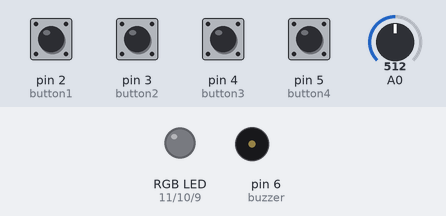
A sketch run on a simulated Arduino Uno, built with avr-gcc and run on an emulated ATmega328P. Shown: an RGB LED mixed from three pins (HIGH = lit), buzzer (waves = sounding). The test bench sets the inputs (shaded band); at power-on: pin 2 (button1), pin 3 (button2), pin 4 (button3), pin 5 (button4) HIGH, A0 = 512. Random numbers use the default seed unless the sketch sets one.

Above: at 1.2 s.
1.3 s: pin 2 (button1) pulled LOW for 0.15 s
At 1.53 s:
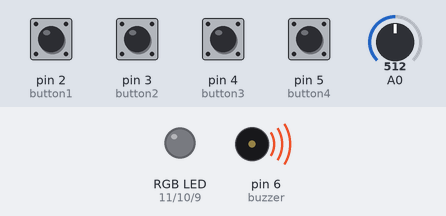
At 2.67 s:
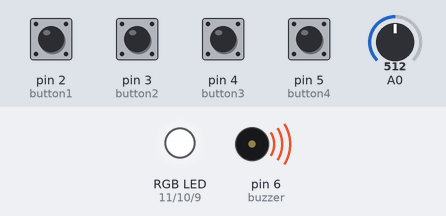
4.4 s: pin 2 (button1) pulled LOW for 1 s
6.9 s: pin 5 (button4) pulled LOW for 0.15 s
At 9.64 s:
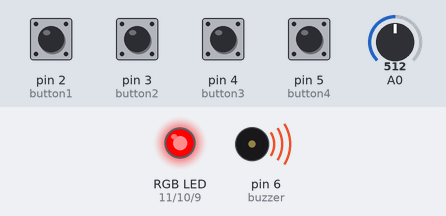
10.0 s: pin 5 (button4) pulled LOW for 1 s
Timing chart, 0 to 15.7 s (numbered marks = the images above; inputs shaded):
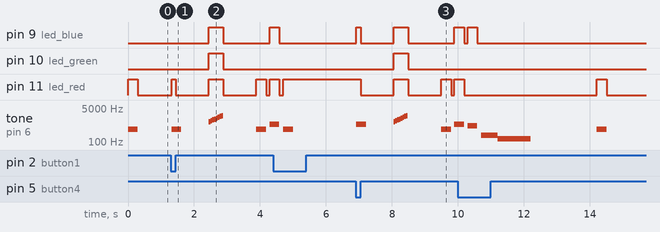

Measured:
- after the input at 1.3 s, pin 9 (led_blue): LOW → HIGH after 1.2 s, → LOW 0.44 s later, → HIGH 1.4 s later; pin 10 (led_green): LOW → HIGH after 1.2 s, → LOW 0.44 s later
- after the input at 6.9 s, pin 9 (led_blue): goes HIGH 0.13 s, LOW 1.0 s, HIGH 0.44 s, LOW 1.4 s, then HIGH, starting at once; pin 10 (led_green): LOW → HIGH after 1.2 s, → LOW 0.44 s later

The sketch:

simon_says.ino
```cpp
/*
Rainbow colour mixer
This sketch demonstrates:
Digital inputs
Simple funtion calls
Simulating analogue output using PWM (analogWrite)
Creating colours using RGB
Playing sounds using a piezo buzzer
Arrays to store multiple values
Random numbers
Simple state machine
*/

int led_red=11;
int led_green=10;
int led_blue=9;

int button1=2;
int button2=3;
int button3=4;
int button4=5;

int buzzer=6;
int button_state;

int state=0;
int sequence[50];
int note_count=0;
int note_to_play;
int note_duration=300;             // this is the number of milliseconds each note will last for
int pause_between_notes=100;       // so we can hear two notes of the same pitch, one after the other
int notes[5]={0,440,554,659,784};  // table of notes in an A7 major chord
int trill[8]={1046,1174,1319,1397,1568,1760,1976,2093};
int frequency;
int random_number;                 // temporary variable for random number selection
int index;                         // used to store the current note playing
int i;                             // just some multi-purpose variables for loops etc.

void setup(){
  pinMode(led_red, OUTPUT);
  pinMode(led_green, OUTPUT);
  pinMode(led_blue, OUTPUT);

  pinMode(button1, INPUT_PULLUP);
  pinMode(button2, INPUT_PULLUP);
  pinMode(button3, INPUT_PULLUP);
  pinMode(button4, INPUT_PULLUP);

  pinMode(buzzer, OUTPUT);
  resetGame();

}

void resetGame(){
  // reset the random number sequence using noise from a floating analogue input
  randomSeed(analogRead(0));

  // set all the values in the sequence array to zero
  for(i=0; i<50; i++){
    sequence[i]=0;
  }

  // set the index to zero (first note in the sequence)
  index=0;
  note_count=0;
}


void setColour(int col){
  // ordinarily we'd use RGB values to mix colours, but in real life, some elements
  // of the RGB led are brighter than others (e.g. green is brighter than red)
  switch(col){

     case 0:  // turn off all the leds
     analogWrite(led_red,0);
     analogWrite(led_green,0);
     analogWrite(led_blue,0);
     break;

     case 1:  // make the led red (255,0,0)
     analogWrite(led_red,255);
     analogWrite(led_green,0);
     analogWrite(led_blue,0);
     break;

     case 2:  // make the led green (0,255,0)
     analogWrite(led_red,0);
     analogWrite(led_green,200);
     analogWrite(led_blue,0);
     break;

     case 3:  // make the led blue (0,0,255)
     analogWrite(led_red,0);
     analogWrite(led_green,0);
     analogWrite(led_blue,255);
     break;

     case 4:  // make the led violet (255,0,255)
     analogWrite(led_red,255);
     analogWrite(led_green,0);
     analogWrite(led_blue,255);
     break;
  }
}

void playNote(){
  // change the LED to the colour to match the note being played
  setColour(note_to_play);
  // set the frequency depending on the note to play
  frequency=notes[note_to_play];
  // start the piezo buzzer vibrating
  tone(buzzer, frequency, note_duration);
}

void loop(){
  switch(state){

    //------------------------------------------------------
    case 0:
    // pick a random number (1-4) and add it to the sequence
    //------------------------------------------------------
    random_number = random(1,5);
    sequence[note_count]=random_number;

    // increate the number of notes in the sequence
    note_count++;
    // if we've hit 50 or more notes, abort the game
    // (our array can only hold 50 notes)
    if(note_count > 49){
      state=99;
    }else{
      // less than 50 notes in the sequence?
      // start playing it then!
      index=0;
      state=1;
    }
    break;

    //-------------------------------------------
    case 1:
    // play the next note in the current sequence
    //-------------------------------------------
    note_to_play=sequence[index];
    if(note_to_play==0){
      // end of sequence
      index=0;
      state=2;
    }else{

       playNote();
       // wait 'til the end of the note
       delay(note_duration);
       // turn the LED off (colour zero = off)
       setColour(0);
       // wait for a little while, after the piezo has played and
       // while the led is switched off
       delay(pause_between_notes);
       // increase the index, so next time around we'll play the next
       // note in the sequence (or move the state machine on to the next step)
       index++;

    }
    break;

    // -----------------------------------------------------------------
    case 2:
    // wait for a button press and compare which button has been pressed
    // to the note in the sequence
    // -----------------------------------------------------------------
    note_to_play=sequence[index];
    if(note_to_play==0){
      // you've played back all the notes in the sequence
      // play a little well done trill, then reset the state machine
      state=5;
    }else{
      state=3;
    }
    break;


    case 3:
    // wait for the user to press a button, and compare it to which button we're waiting for
    for(i=0; i<4; i++){
      button_state=digitalRead(button1+i);

      if(button_state==LOW){
        // debounce the input
        delay(20);
        button_state=digitalRead(button1+i);
        if(button_state==LOW){
          if(note_to_play==i+1){
            playNote();
            // wait 'til the button is released
            while(button_state==LOW){
              button_state=digitalRead(button1+i);
            }
            // move on to the next note in the sequence
            index++;
            state=2;

            if(index>=50){
              // this is the end of the sequence, you win!
              state=99;
            }
          }else{
            // oh no! you've hit the wrong note. Abort
            state=4;
          }
        }
      }
    }
    break;

    //---------------------------------------------------------------------
    case 4:
    // you've hit the wrong note - play the "error" sequence and try again!
    //---------------------------------------------------------------------
    setColour(0);
    frequency=220;
    tone(buzzer, frequency, 500);
    delay(500);
    frequency=147;
    tone(buzzer, frequency, 1000);
    delay(1000);
    resetGame();
    delay(2000);
    state=0;
    break;

    //-----------------------------------------
    case 5:
    // ta-da! You played the sequence correctly
    //-----------------------------------------
    // turn the led off
    setColour(0);
    // wait one second
    delay(1000);
    // make the LED go white
    analogWrite(led_red,255);
    analogWrite(led_green,255);
    analogWrite(led_blue,255);

    // play a little trill
    for(i=0; i<8; i++){
      frequency=trill[i];
      tone(buzzer, frequency, 50);
      delay(55);
    }

    // turn the led off
    setColour(0);
    // wait one second
    delay(1000);
    state=0;
    break;

    case 99:
    // end of game
    break;

  }
}
```
